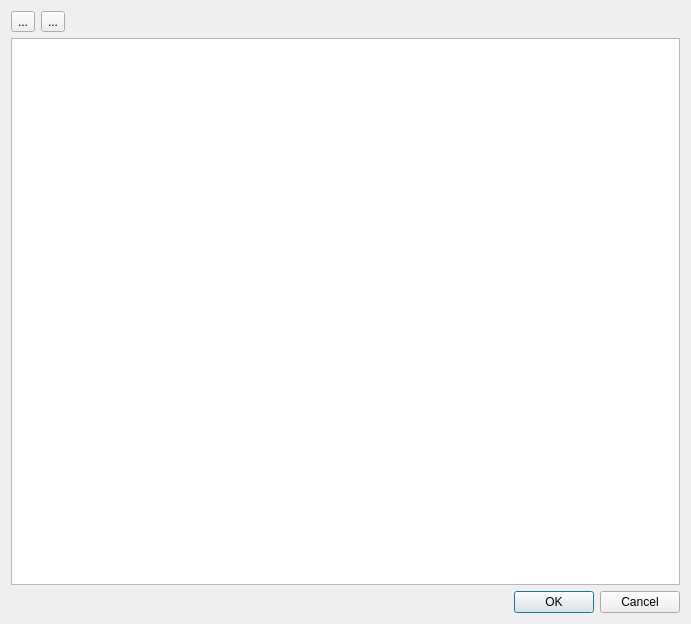
<?xml version="1.0" encoding="UTF-8"?>
<ui version="4.0">
 <class>AggregatesDialogBase</class>
 <widget class="QDialog" name="AggregatesDialogBase">
  <property name="geometry">
   <rect>
    <x>0</x>
    <y>0</y>
    <width>691</width>
    <height>624</height>
   </rect>
  </property>
  <property name="windowTitle">
   <string>Setup custom aggregates</string>
  </property>
  <layout class="QGridLayout" name="gridLayout">
   <item row="1" column="0">
    <widget class="QWidget" name="widget_2" native="true">
     <layout class="QGridLayout" name="gridLayout_2">
      <property name="leftMargin">
       <number>0</number>
      </property>
      <property name="topMargin">
       <number>0</number>
      </property>
      <property name="rightMargin">
       <number>0</number>
      </property>
      <property name="bottomMargin">
       <number>0</number>
      </property>
      <item row="0" column="1">
       <widget class="QToolButton" name="remove_tool_button">
        <property name="text">
         <string>...</string>
        </property>
        <property name="icon">
         <iconset>
          <normaloff>../icons/remove.png</normaloff>../icons/remove.png</iconset>
        </property>
       </widget>
      </item>
      <item row="0" column="0">
       <widget class="QToolButton" name="add_tool_button">
        <property name="text">
         <string>...</string>
        </property>
        <property name="icon">
         <iconset>
          <normaloff>../icons/add.png</normaloff>../icons/add.png</iconset>
        </property>
       </widget>
      </item>
      <item row="0" column="2">
       <spacer name="horizontalSpacer">
        <property name="orientation">
         <enum>Qt::Horizontal</enum>
        </property>
        <property name="sizeHint" stdset="0">
         <size>
          <width>40</width>
          <height>20</height>
         </size>
        </property>
       </spacer>
      </item>
     </layout>
    </widget>
   </item>
   <item row="2" column="0">
    <widget class="QTableView" name="aggregate_table_view"/>
   </item>
   <item row="3" column="0">
    <widget class="QDialogButtonBox" name="buttonBox">
     <property name="orientation">
      <enum>Qt::Horizontal</enum>
     </property>
     <property name="standardButtons">
      <set>QDialogButtonBox::Cancel|QDialogButtonBox::Ok</set>
     </property>
    </widget>
   </item>
  </layout>
 </widget>
 <resources/>
 <connections>
  <connection>
   <sender>buttonBox</sender>
   <signal>accepted()</signal>
   <receiver>AggregatesDialogBase</receiver>
   <slot>accept()</slot>
   <hints>
    <hint type="sourcelabel">
     <x>248</x>
     <y>254</y>
    </hint>
    <hint type="destinationlabel">
     <x>157</x>
     <y>274</y>
    </hint>
   </hints>
  </connection>
  <connection>
   <sender>buttonBox</sender>
   <signal>rejected()</signal>
   <receiver>AggregatesDialogBase</receiver>
   <slot>reject()</slot>
   <hints>
    <hint type="sourcelabel">
     <x>316</x>
     <y>260</y>
    </hint>
    <hint type="destinationlabel">
     <x>286</x>
     <y>274</y>
    </hint>
   </hints>
  </connection>
 </connections>
</ui>
